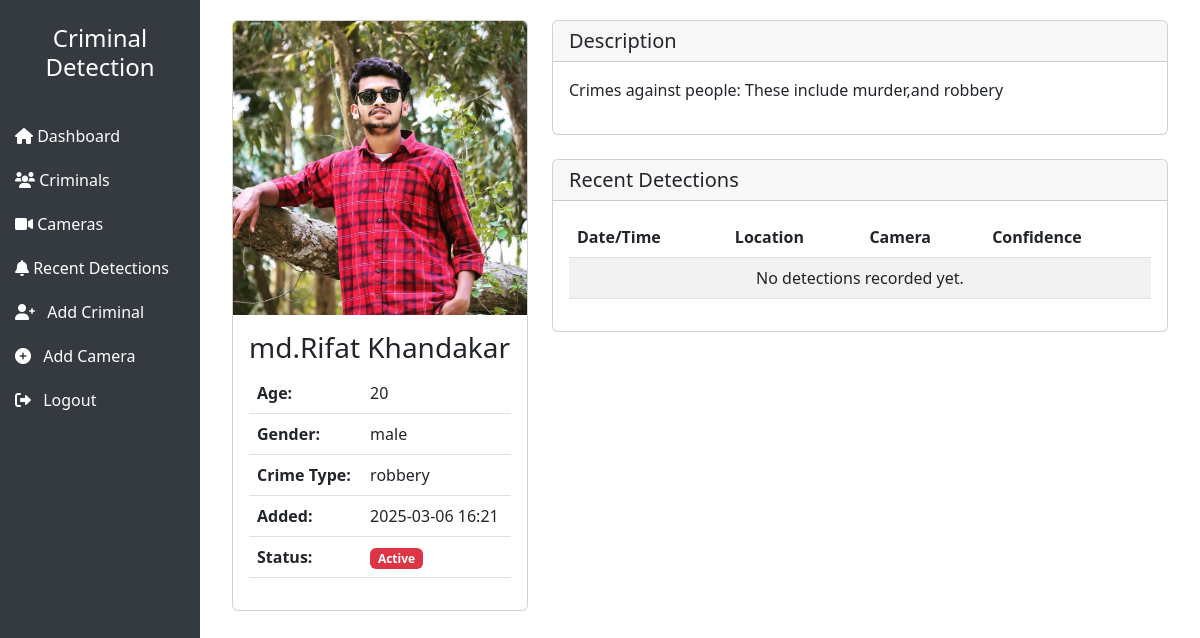
Page /criminals/3/ (signed in) on the committed database.
### face_recognition_app/models.py (models this page shows, shortened)
class Criminal(models.Model):
    name = models.CharField(max_length=100)
    age = models.IntegerField()
    gender = models.CharField(max_length=10)
    crime_type = models.CharField(max_length=100)
    description = models.TextField()
    photo = models.ImageField(upload_to='criminal_photos/')
    date_added = models.DateTimeField(default=timezone.now)
    is_active = models.BooleanField(default=True)

### face_recognition_app/views.py (the view)
# urls.py: path('criminals/<int:pk>/', views.CriminalDetailView.as_view(), name='criminal-detail'),
class CriminalDetailView(LoginRequiredMixin, DetailView):
    model = Criminal
    template_name = 'face_recognition_app/criminal_detail.html'

### face_recognition_app/templates/face_recognition_app/criminal_detail.html (shortened to what this page needs)
{% extends 'face_recognition_app/base.html' %}
{% block content %}
<div class="container-fluid">
    <div class="row">
        <div class="col-md-4">
            <div class="card">
                <img src="{{ criminal.photo.url }}" class="card-img-top" alt="{{ criminal.name }}">
                <div class="card-body">
                    <h3 class="card-title">{{ criminal.name }}</h3>
                    <table class="table">
                        <tr>
                            <th>Age:</th>
                            <td>{{ criminal.age }}</td>
                        </tr>
                        <tr>
                            <th>Gender:</th>
                            <td>{{ criminal.gender }}</td>
                        </tr>
                        <tr>
                            <th>Crime Type:</th>
                            <td>{{ criminal.crime_type }}</td>
                        </tr>
                        <tr>
                            <th>Added:</th>
                            <td>{{ criminal.date_added|date:"Y-m-d H:i" }}</td>
                        </tr>
                        <tr>
                            <th>Status:</th>
                            <td>
                                {% if criminal.is_active %}
                                <span class="badge bg-danger">Active</span>
                                {% else %}
                                <span class="badge bg-secondary">Inactive</span>
                                {% endif %}
                            </td>
                        </tr>
                    </table>
                </div>
            </div>
        </div>
        <div class="col-md-8">
            <div class="card mb-4">
                <div class="card-header">
                    <h5 class="card-title mb-0">Description</h5>
                </div>
                <div class="card-body">
                    {{ criminal.description|linebreaks }}
                </div>
            </div>
            <div class="card">
                <div class="card-header">
                    <h5 class="card-title mb-0">Recent Detections</h5>
                </div>
                <div class="card-body">
                    <div class="table-responsive">
                        <table class="table table-striped">
                            <thead>
                                <tr>
                                    <th>Date/Time</th>
                                    <th>Location</th>
                                    <th>Camera</th>
                                    <th>Confidence</th>
                                </tr>
                            </thead>
                            <tbody>
                                {% for detection in criminal.detection_set.all|dictsortreversed:"timestamp"|slice:":10" %}
                                <tr>
                                    <td>{{ detection.timestamp|date:"Y-m-d H:i:s" }}</td>
                                    <td>{{ detection.location }}</td>
                                    <td>{{ detection.camera_id }}</td>
                                    <td>{{ detection.confidence_score|floatformat:2 }}%</td>
                                </tr>
                                {% empty %}
                                <tr>
                                    <td colspan="4" class="text-center">No detections recorded yet.</td>
                                </tr>
                                {% endfor %}
                            </tbody>
                        </table>
                    </div>
                </div>
            </div>
        </div>
    </div>
</div>
{% endblock %}

### rows in the picture
Criminal: photo (picture), name "md.Rifat Khandakar", age "20", gender "male", crime_type "robbery", date_added "2025-03-06 16:21", description "Crimes against people: These include murder,and robbery"
